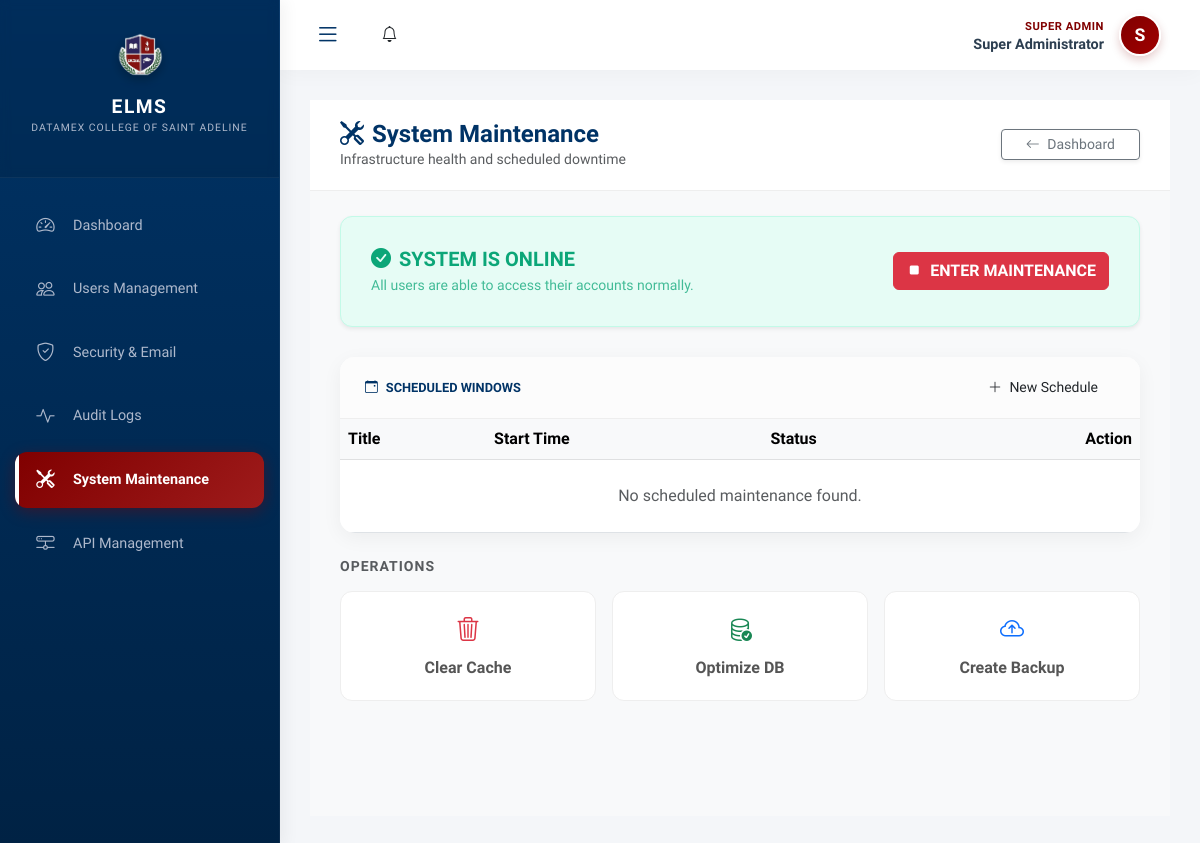
The page /modules/super_admin/maintenance.php (signed in) on the database as committed earlier.
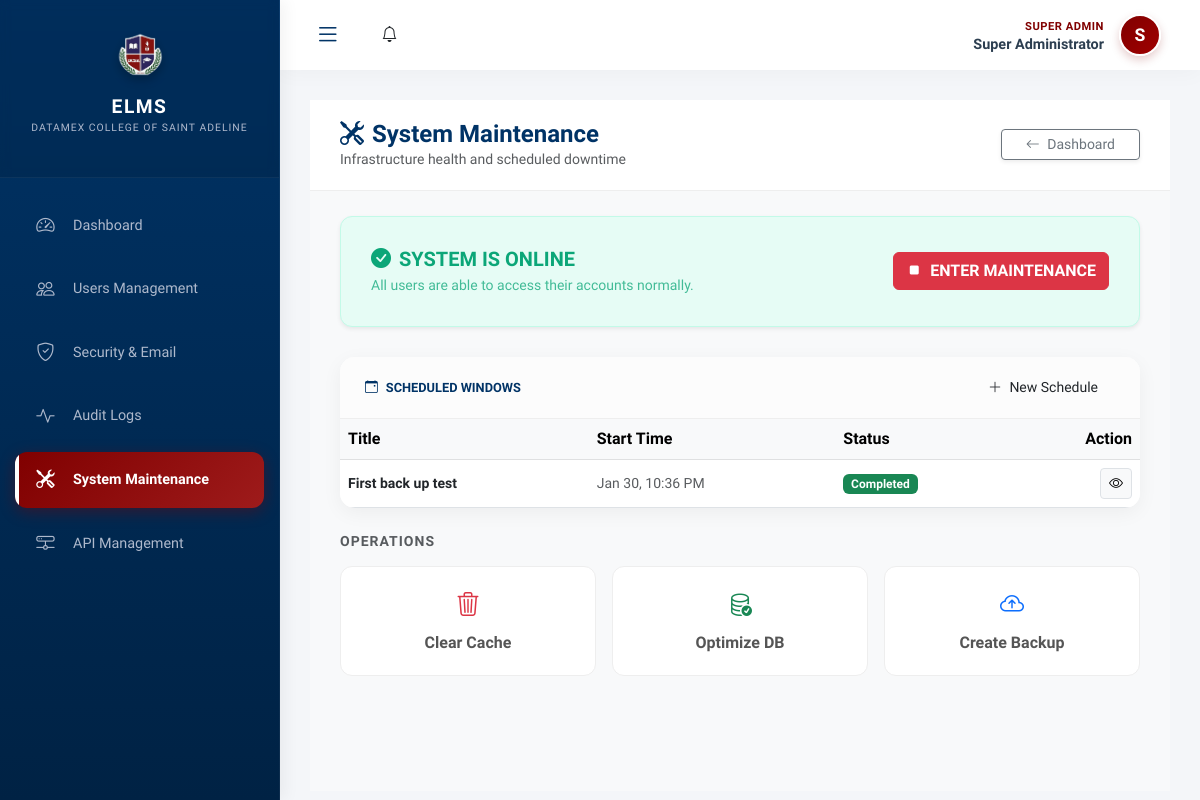
The same page on the database as committed later.
### tables this page shows
CREATE TABLE `system_maintenance` (
  `id` int(10) UNSIGNED NOT NULL,
  `title` varchar(200) NOT NULL,
  `description` text DEFAULT NULL,
  `start_time` datetime NOT NULL,
  `end_time` datetime NOT NULL,
  `is_active` tinyint(1) DEFAULT 0,
  `affected_modules` text DEFAULT NULL,
  `created_by` int(10) UNSIGNED NOT NULL,
  `created_at` timestamp NOT NULL DEFAULT current_timestamp()
);

### modules/super_admin/maintenance.php (the view, shortened to what the changed rows need)
<?php
require_once '../../config/init.php';
$maintenance = $conn->query("SELECT setting_value FROM system_settings WHERE setting_key = 'maintenance_mode'")->fetch_assoc();
$scheduled = $conn->query("
    SELECT sm.*, CONCAT(up.first_name, ' ', up.last_name) as created_by_name
    FROM system_maintenance sm
    INNER JOIN user_profiles up ON sm.created_by = up.user_id
    ORDER BY sm.start_time DESC
");
include '../../includes/header.php';
?>
<link rel="stylesheet" href="css/maintenance.css">
<div class="body-scroll-part animate__animated animate__fadeInUp">
    <div class="maint-card">
        <div class="table-responsive">
            <table class="table table-hover align-middle mb-0">
                <thead class="table-light">
                    <tr>
                        <th>Title</th>
                        <th>Start Time</th>
                        <th>Status</th>
                        <th class="text-end">Action</th>
                    </tr>
                </thead>
                <tbody>
                    <?php if ($scheduled->num_rows > 0): ?>
                        <?php while ($maint = $scheduled->fetch_assoc()):
                            $start = strtotime($maint['start_time']);
                            $end = strtotime($maint['end_time']);
                            $now = time();
                            $badge = ($now < $start) ? 'info' : (($now <= $end) ? 'warning' : 'success');
                            $text = ($now < $start) ? 'Scheduled' : (($now <= $end) ? 'In Progress' : 'Completed');
                        ?>
                        <tr>
                            <td class="fw-bold small"><?php echo htmlspecialchars($maint['title']); ?></td>
                            <td><small class="text-muted"><?php echo date('M d, h:i A', $start); ?></small></td>
                            <td><span class="badge bg-<?php echo $badge; ?>"><?php echo $text; ?></span></td>
                            <td class="text-end">
                                <button class="btn btn-light btn-sm border" onclick="viewMaintenance(<?php echo $maint['id']; ?>)">
                                    <i class="bi bi-eye"></i>
                                </button>
                            </td>
                        </tr>
                        <?php endwhile; ?>
                    <?php else: ?>
                        <tr><td colspan="4" class="text-center py-4 text-muted">No scheduled maintenance found.</td></tr>
                    <?php endif; ?>
                </tbody>
            </table>
        </div>
    </div>
</div>
<?php include '../../includes/footer.php'; ?>
</body>
</html>

Rows that differ between the two databases and show on the page:
added system_maintenance: title "First back up test", start_time "Jan 30, 10:36 PM", text "Completed"
Other text that changed with them:
text no longer shown: "No scheduled maintenance found."
